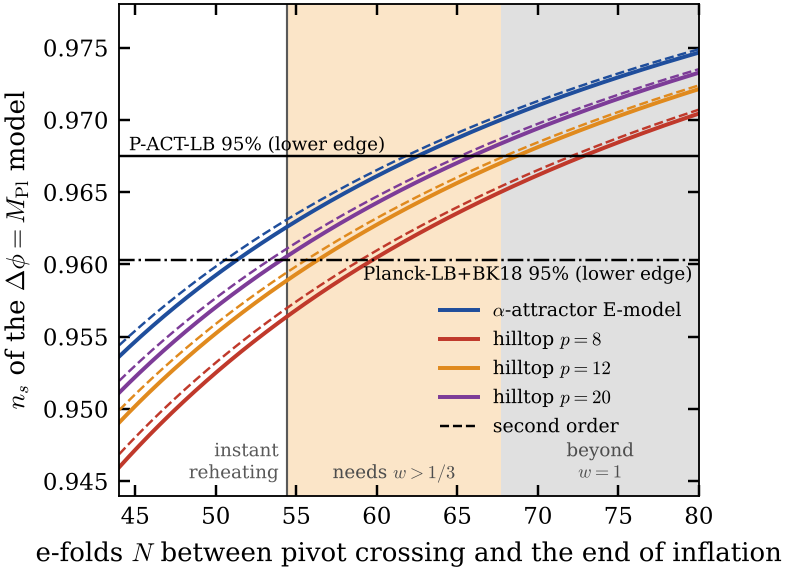

Source code (Python):
"""Fig. 3: n_s of the Delta phi = M_Pl model against N for all four families
(first order solid, second order dashed), with the data edges and the
range of N that reheating can deliver.  Replaces the earlier E-model-only
fig2_ncrit.  Needs data/branch_grid.json, data/reheating.json,
data/joint_posterior.json."""
import sys, os, json
HERE = os.path.dirname(os.path.abspath(__file__))
sys.path.insert(0, os.path.join(HERE, '..', 'src')); sys.path.insert(0, HERE)
import numpy as np
import matplotlib.pyplot as plt
import branch as br
from style import setup, save, COL, COLORS, LABELS, GREY

D = os.path.join(HERE, '..', 'data')
grid = br.load_grid()
rh = json.load(open(os.path.join(D, 'reheating.json')))
jp = json.load(open(os.path.join(D, 'joint_posterior.json')))
E_ACT = 0.9675
E_PL = round(jp['planck-bk-l-b_r_camb']['ns95_r0'][0], 4)
N_inst = np.mean([rh[m]['N_inst'] for m in br.MODELS])
N_kin = np.min([rh[m]['N_kin_bbn'] for m in br.MODELS])
print(f"N_inst (mean over models) = {N_inst:.2f}, N(w=1, T_reh=4.7 MeV) >= {N_kin:.2f}")

setup()
fig, ax = plt.subplots(figsize=(COL, 2.9))
Ns = np.linspace(44, 80, 400)
ax.axvspan(N_inst, N_kin, color='#fbe5c8', lw=0, zorder=0)
ax.axvspan(N_kin, 80, color='0.88', lw=0, zorder=0)
ax.axvline(N_inst, color=GREY, lw=0.7)
for m in br.MODELS:
    ax.plot(Ns, br.spline(grid, m, 'ns1')(Ns), color=COLORS[m], label=LABELS[m])
    ax.plot(Ns, br.spline(grid, m, 'ns2')(Ns), color=COLORS[m], ls='--', lw=0.8)
ax.axhline(E_ACT, color='k', lw=0.8)
ax.axhline(E_PL, color='k', lw=0.8, ls='-.')
ax.text(44.6, E_ACT + 0.0004, 'P-ACT-LB 95% (lower edge)', fontsize=6)
ax.text(79.6, E_PL - 0.0004, 'Planck-LB+BK18 95% (lower edge)', fontsize=6, ha='right', va='top')
ax.text(N_inst - 0.5, 0.9452, 'instant\nreheating', fontsize=6, ha='right', color=GREY)
ax.text(0.5 * (N_inst + N_kin), 0.9452, r'needs $w>1/3$', fontsize=6, ha='center', color='0.3')
ax.text(0.5 * (N_kin + 80), 0.9452, 'beyond\n$w=1$', fontsize=6, ha='center', color='0.3')
ax.plot([], [], color='k', ls='--', lw=0.8, label='second order')
ax.set_xlim(44, 80); ax.set_ylim(0.944, 0.978)
ax.set_xlabel(r'e-folds $N$ between pivot crossing and the end of inflation')
ax.set_ylabel(r'$n_s$ of the $\Delta\phi=M_{\rm Pl}$ model')
ax.legend(frameon=False, loc='lower right', fontsize=6.2, bbox_to_anchor=(1.0, 0.085))
save(fig, os.path.join(HERE, 'fig3_branch_reheating.pdf'))
